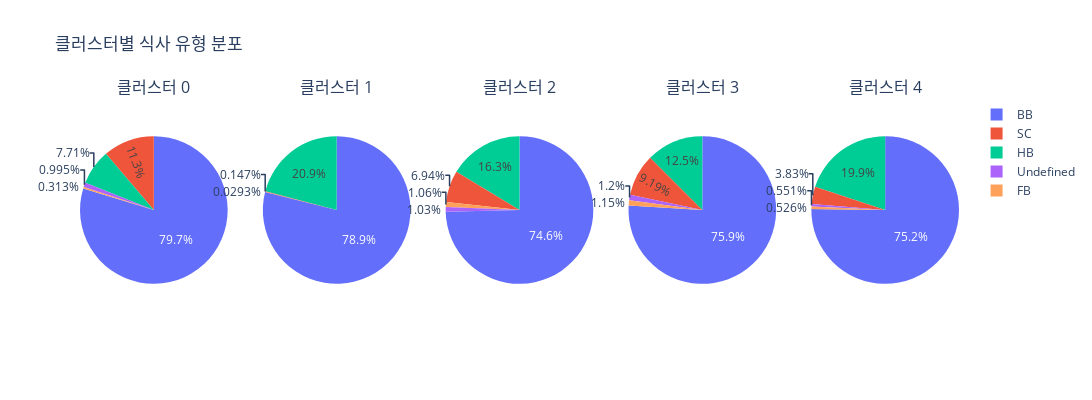

Notebook source saved alongside this figure:
### Code cell
import plotly.express as px
import pandas as pd
from plotly.subplots import make_subplots
import plotly.graph_objects as go

# df_resort_clustered DataFrame 사용

# 클러스터별 meal 분포 계산
df_meal_cluster = df_resort_clustered.groupby(['cluster_label', 'meal']).size().reset_index(name='count')

# 각 클러스터별 파이 차트 생성
clusters = sorted(df_meal_cluster['cluster_label'].unique())
num_clusters = len(clusters)

# 서브플롯 설정 (한 줄에 모든 파이 차트 표시)
rows = 1
cols = num_clusters

fig_meal = make_subplots(rows=rows, cols=cols, specs=[[{'type':'domain'}]*cols],
                                   subplot_titles=[f'클러스터 {c}' for c in clusters])

# 각 클러스터에 대해 파이 차트 추가
for i, cluster in enumerate(clusters):
    df_cluster = df_meal_cluster[df_meal_cluster['cluster_label'] == cluster].copy() # Create a copy
    if not df_cluster.empty:
        fig_meal.add_trace(go.Pie(labels=df_cluster['meal'], values=df_cluster['count'], name=f'클러스터 {cluster}',
                                       hoverinfo='label+value+percent'), # Show hover info
                                1, i+1) # row, col 순서 수정

fig_meal.update_layout(title_text='클러스터별 식사 유형 분포', height=400, width=1200) # 차트 크기 조정
fig_meal.show()

### Figure 1 — Plotly figure (JSON) as saved in the notebook; plotly's stock layout.template omitted (floating-point values rounded to 4 significant figures)
{"data": [{"domain": {"x": [0, 0.168], "y": [0, 1]}, "hoverinfo": "label+value+percent", "labels": ["BB", "FB", "HB", "SC", "Undefined"], "name": "클러스터 0", "type": "pie", "values": [41031, 161, 3969, 5790, 512]}, {"domain": {"x": [0.208, 0.376], "y": [0, 1]}, "hoverinfo": "label+value+percent", "labels": ["BB", "FB", "HB", "SC"], "name": "클러스터 1", "type": "pie", "values": [2693, 1, 713, 5]}, {"domain": {"x": [0.416, 0.584], "y": [0, 1]}, "hoverinfo": "label+value+percent", "labels": ["BB", "FB", "HB", "SC", "Undefined"], "name": "클러스터 2", "type": "pie", "values": [16083, 228, 3520, 1496, 221]}, {"domain": {"x": [0.624, 0.792], "y": [0, 1]}, "hoverinfo": "label+value+percent", "labels": ["BB", "FB", "HB", "SC", "Undefined"], "name": "클러스터 3", "type": "pie", "values": [22627, 342, 3726, 2739, 359]}, {"domain": {"x": [0.832, 1], "y": [0, 1]}, "hoverinfo": "label+value+percent", "labels": ["BB", "FB", "HB", "SC", "Undefined"], "name": "클러스터 4", "type": "pie", "values": [9287, 65, 2456, 473, 68]}], "layout": {"annotations": [{"font": {"size": 16}, "showarrow": false, "text": "클러스터 0", "x": 0.084, "xanchor": "center", "xref": "paper", "y": 1, "yanchor": "bottom", "yref": "paper"}, {"font": {"size": 16}, "showarrow": false, "text": "클러스터 1", "x": 0.292, "xanchor": "center", "xref": "paper", "y": 1, "yanchor": "bottom", "yref": "paper"}, {"font": {"size": 16}, "showarrow": false, "text": "클러스터 2", "x": 0.5, "xanchor": "center", "xref": "paper", "y": 1, "yanchor": "bottom", "yref": "paper"}, {"font": {"size": 16}, "showarrow": false, "text": "클러스터 3", "x": 0.708, "xanchor": "center", "xref": "paper", "y": 1, "yanchor": "bottom", "yref": "paper"}, {"font": {"size": 16}, "showarrow": false, "text": "클러스터 4", "x": 0.916, "xanchor": "center", "xref": "paper", "y": 1, "yanchor": "bottom", "yref": "paper"}], "height": 400, "title": {"text": "클러스터별 식사 유형 분포"}, "width": 1200}}
